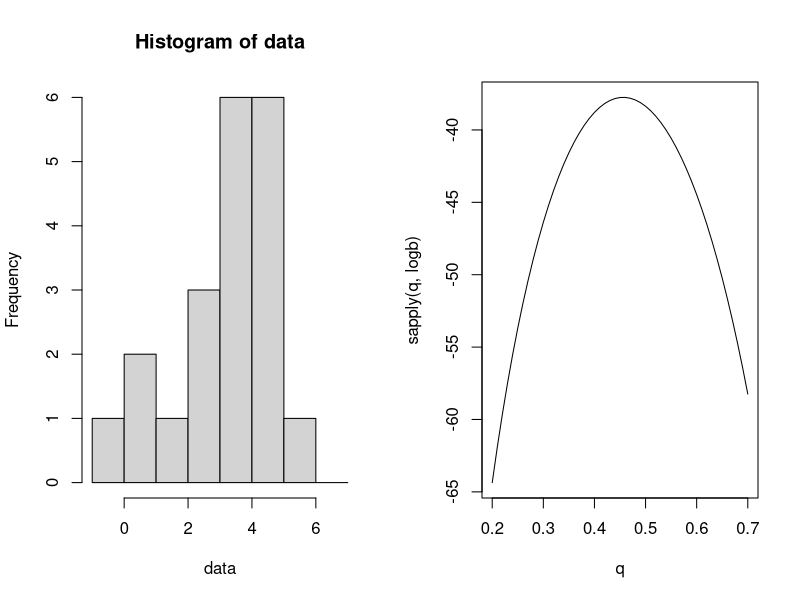
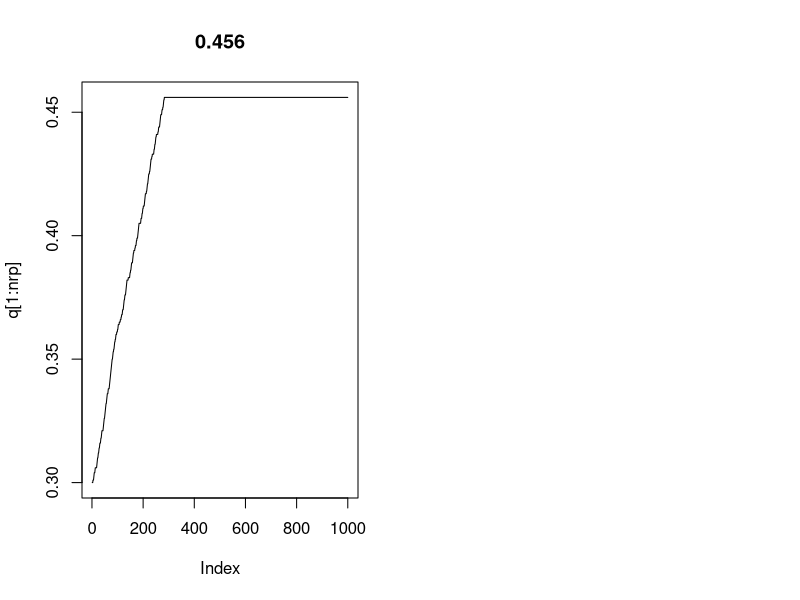
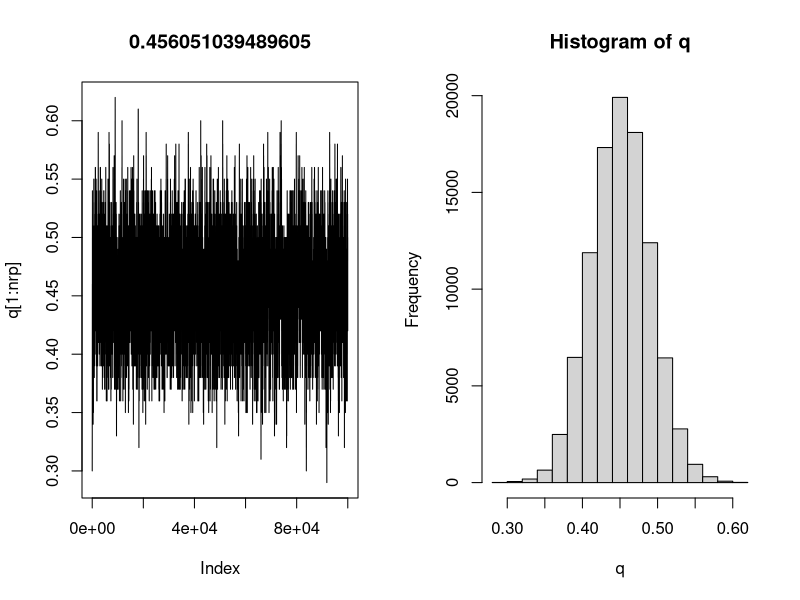

Recreate these plots in R, in order.
## ---- chunk 1
layout(matrix(1:2, ncol=2))
data<-c(4,3,4,5,5,2,3,1,4,0,1,5,5,6,5,4,4,5,3,4)
hist(data,breaks=c(-1:7))
logb<-function(x) sum(log(dbinom(data, 8, x)))
q <- seq(0.2, 0.7, 0.01)
plot(q, sapply(q, logb), type='l')
## ---- chunk 2
nrp<-1000
qi<-0.300
n<-8
data<-c(4,3,4,5,5,2,3,1,4,0,1,5,5,6,5,4,4,5,3,4)
logL<-numeric(nrp)
q<-numeric(nrp)
q[1]<-qi
for (rp in 1:nrp){
  lh<-numeric(length(data))
  for (d in 1:length(data)){
    lh[d]<-choose(n,data[d])*q[rp]^data[d]*(1-q[rp])^(n-data[d])
  }
  logL[rp]<-log(prod(lh))
  if (rp>1){
    if (logL[rp]<logL[rp-1]){
      q[rp]<-q[rp-1]
      logL[rp]<-logL[rp-1]
    }
  }
  if (round(runif(1))){
    q[rp+1]<-q[rp]+0.001
  }else{
    q[rp+1]<-q[rp]-0.001
  }
}
plot(q[1:nrp],type='l', main=q[nrp])
## ---- chunk 3
layout(matrix(1:2, ncol=2))
nrp<-100000
qi<-0.30
n<-8
data<-c(4,3,4,5,5,2,3,1,4,0,1,5,5,6,5,4,4,5,3,4)
logL<-numeric(nrp)
q<-numeric(nrp)
q[1]<-qi
lr<-1
for (rp in 1:nrp){
  lh<-numeric(length(data))
  for (d in 1:length(data)){
    lh[d]<-choose(n,data[d])*q[rp]^data[d]*(1-q[rp])^(n-data[d])
  }
  logL[rp]<-log(prod(lh))
  if (rp>1){
    lr<-exp(logL[rp]-logL[rp-1])
    if (runif(1)>lr){
      #print(lr)
      q[rp]<-q[rp-1]
      logL[rp]<-logL[rp-1]
    }
  }
  if (round(runif(1))){
    q[rp+1]<-min(0.99,q[rp]+0.01)
  }else{
    q[rp+1]<-max(0.01,q[rp]-0.01)
  }
}
plot(q[1:nrp],type='l', main=mean(q))
hist(q)
